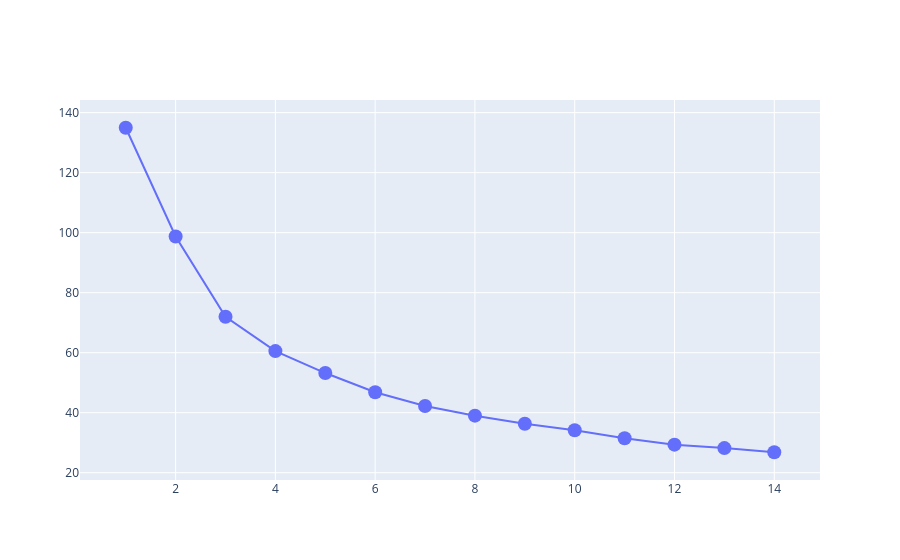

Notebook code for this chart:
### Code cell
SSE, max_k = [], 15
results =[]
train_X= train_df[list_input]
for k in range(1,max_k):
    kmeans = KMeans(n_clusters=k+1, random_state=42).fit(train_X)
    SSE.append(kmeans.inertia_)
    labels = kmeans.predict(train_X)
    score = silhouette_score(train_X, labels)
    db = davies_bouldin_score(train_X, labels)
    ch = calinski_harabasz_score(train_X, labels)
    counts = pd.Series(labels).value_counts().sort_index()
    results.append({
        "k": k+1,
        "silhouette": score,
        "davies_bouldin": db,
        "calinski_harabasz": ch,
        "cluster_counts": counts.to_dict(),
        "n_small_clusters": int((counts < max(5, 0.02 * len(train_X))).sum()),
    })

fig = go.Figure(data=go.Scatter(x=list(range(1, max_k+1)), y=SSE, ))
fig.update_traces(marker_size=14)
fig.show()

### Figure 1 — Plotly figure (JSON) as saved in the notebook; plotly's stock layout.template omitted (floating-point values rounded to 4 significant figures)
{"data": [{"marker": {"size": 14}, "type": "scatter", "x": [1, 2, 3, 4, 5, 6, 7, 8, 9, 10, 11, 12, 13, 14, 15], "y": [135.0, 98.72, 71.99, 60.52, 53.21, 46.83, 42.25, 39.02, 36.31, 34.13, 31.49, 29.36, 28.2, 26.82]}], "layout": {}}
